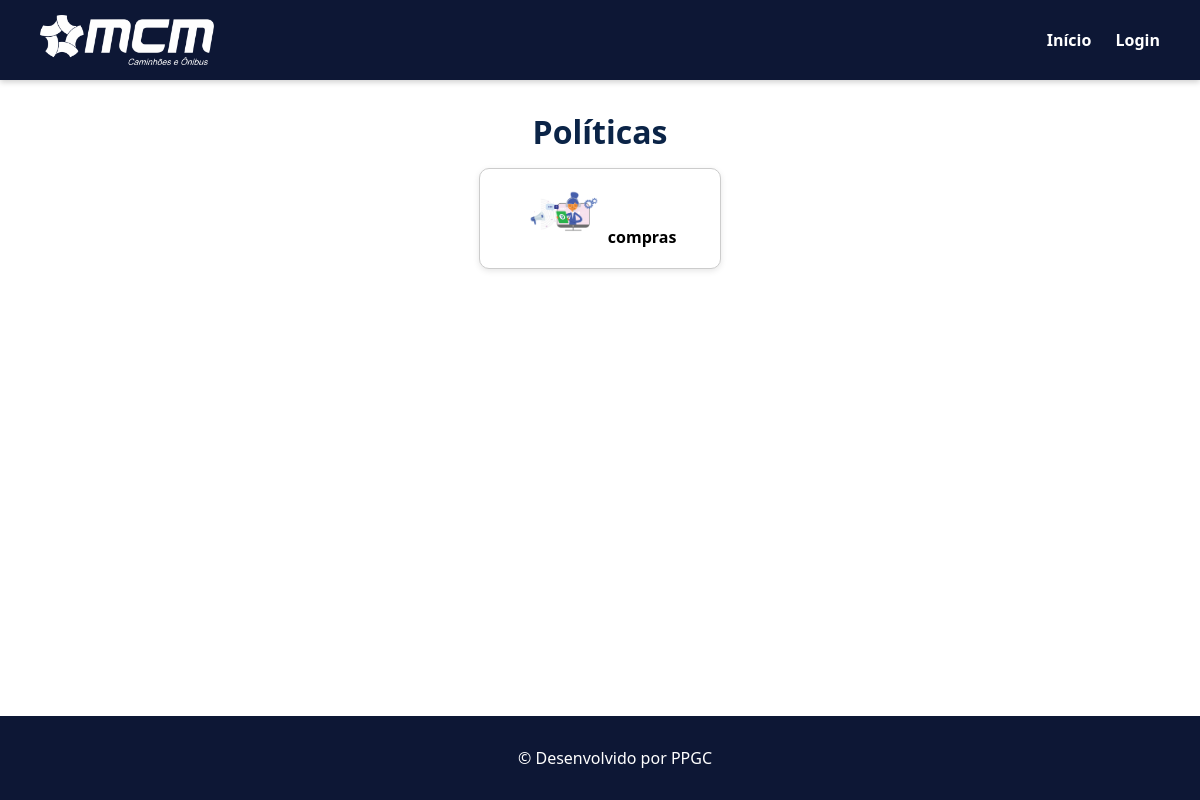
/politicas, run on an earlier commit of the app's database.
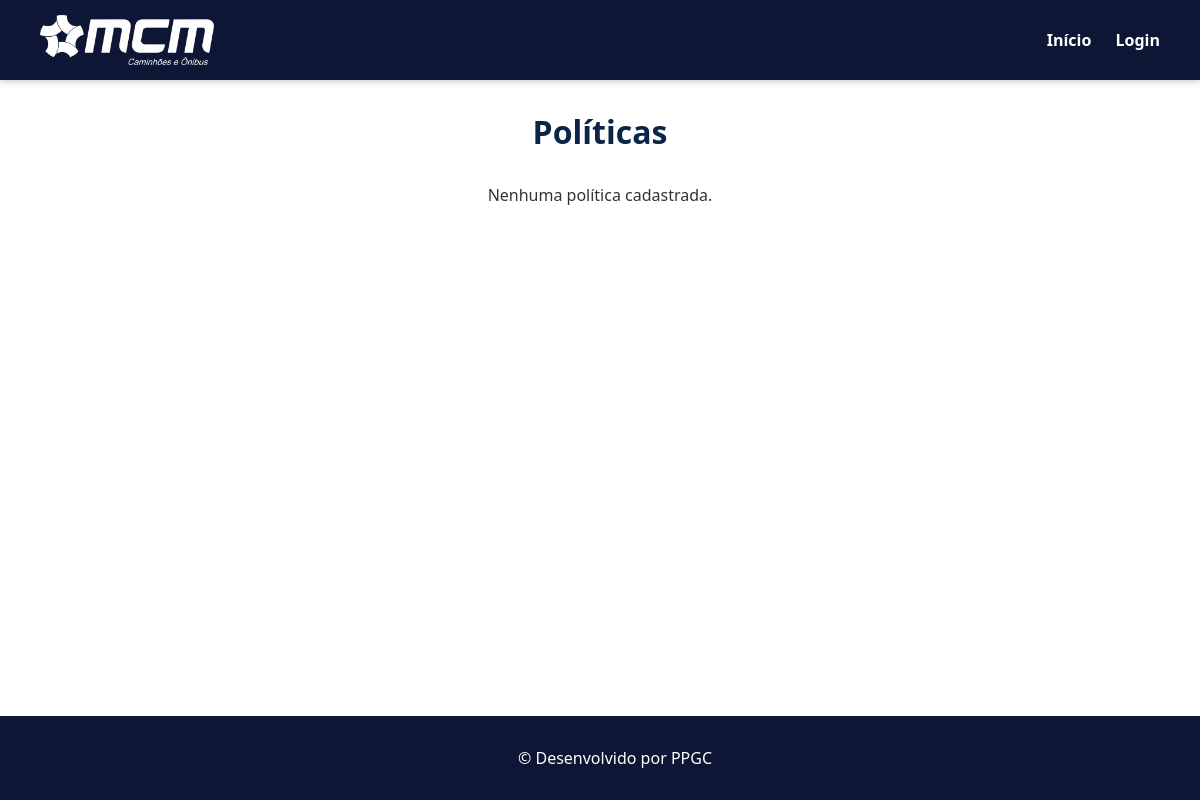
And on a later commit of the database.
### models/models.py (models this page shows)
class Politica(db.Model):
    id = db.Column(db.Integer, primary_key=True)
    titulo = db.Column(db.String(100), nullable=False)
    descricao = db.Column(db.Text, nullable=False)
    link = db.Column(db.String(255))
    icone = db.Column(db.String(255))
    ativa = db.Column(db.Boolean, default=True)

### routes/politicas.py (the view)
@politicas_bp.route("/politicas")
def listar_politicas():
    politicas = Politica.query.filter_by(ativa=True).all()
    return render_template("politicas.html", politicas=politicas)

### templates/politicas.html (shortened to what this page needs)
{% extends "base.html" %}
{% block content %}
<div class="home-container">
    <h1>Políticas </h1>
    <div class="card-container">
        {% for p in politicas %}
            <div class="card">
                <a href="{{ p.link }}" target="_blank" class="card-link">
                    {% if p.icone %}
                        <img src="{{ p.icone }}" alt="{{ p.titulo }}" style="width:80px; margin-bottom:10px;">
                    {% endif %}
                    <span>{{ p.titulo }}</span>
                </a>
            </div>
        {% else %}
            <p>Nenhuma política cadastrada.</p>
        {% endfor %}
    </div>
</div>
{% endblock %}

### templates/base.html (shortened to what this page needs)
<!DOCTYPE html>
<html lang="pt-br">
<head>
    <link rel="stylesheet" href="{{ url_for('static', filename='css/style.css') }}">
    <link rel="stylesheet" href="https://cdnjs.cloudflare.com/ajax/libs/font-awesome/6.4.0/css/all.min.css">
</head>
<body>
<header>
    <img src="{{ url_for('static', filename='img/logo_mcm.webp') }}" alt="MCM Logo" class="logo">
    <nav>
        <a href="{{ url_for('index') }}">Início</a>
        {% if current_user.is_authenticated %}
            <a href="{{ url_for('auth.logout') }}">Sair</a>
        {% else %}
            <a href="{{ url_for('auth.login') }}">Login</a>
        {% endif %}
    </nav>
</header>
<main>
    {% block content %}{% endblock %}
</main>
<footer>
    <p>&copy; {{ current_year }} Desenvolvido por PPGC</p>
</footer>
</body>
</html>

### static/css/style.css (style rules this page uses)
body { font-family: "Segoe UI", Arial, sans-serif; margin: 0; padding: 0; background-color: #ffffff; color: #333; }
a { text-decoration: none; color: inherit; }
h1, h2, h3 { margin: 0 0 15px 0; font-weight: bold; color: #0b2447; text-align: center; }
header { background-color: #0d1735; color: white; display: flex; align-items: center; justify-content: space-between; padding: 15px 40px; box-shadow: 0 2px 6px rgba(0,0,0,0.2); text-align: center; }
.logo { height: 50px; }
nav a { color: white; margin-left: 20px; font-weight: bold; }
.home-container { text-align: center; padding: 30px; }
.card-container { display: flex; justify-content: center; flex-wrap: wrap; gap: 20px; }
main { flex: 1; display: flex; flex-direction: column; justify-content: flex-start; }
footer { background-color: #0d1735; color: #fff; text-align: center; padding: 15px; position: fixed; bottom: 0; left: 0; width: 100%; }

What changed in the data, as far as the page shows it:
removed Politica: titulo "compras"
Also different on the page:
text now shown: "Nenhuma política cadastrada."
